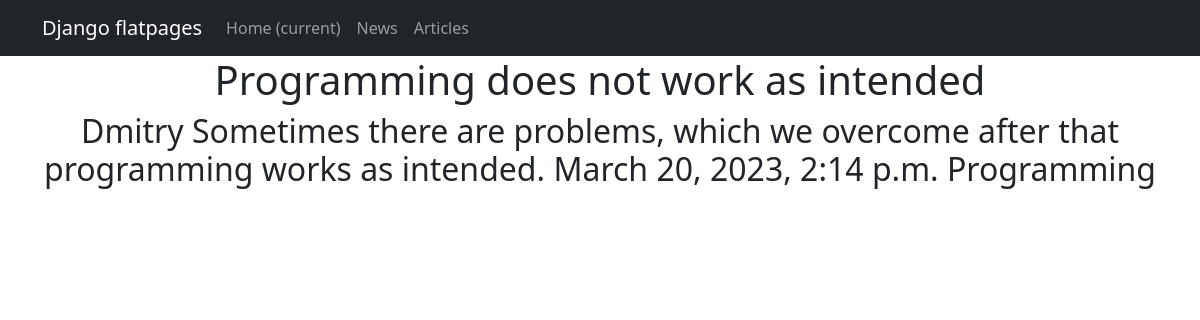
The app's page /news/5/ (signed in) with its own data.
### news/models.py (models this page shows, shortened)
class Post(models.Model):
    ARTICLE = 'AR'
    NEWS = 'NW'
    POST_CHOICES = [
        ('AR', 'Article'),
        ('NW', 'News')
    ]
    title = models.CharField(max_length=50, unique=True)
    author = models.ForeignKey(Author, on_delete=models.CASCADE)
    type_choice = models.CharField(choices=POST_CHOICES, default='News', max_length=10)
    time_created = models.DateTimeField(auto_now_add=True)
    category = models.ManyToManyField(Category, through='PostCategory')
    content = models.TextField(null=True, blank=True)
    rating = models.IntegerField(default=0)

class Author(models.Model):
    name = models.OneToOneField(User, on_delete=models.CASCADE)
    rating = models.IntegerField(default=0)
    subscribed_to_categories = models.ManyToManyField('Category', related_name='subscribers', blank=True)
    def __str__(self):
        return f"{self.name}"

class Category(models.Model):
    category_name = models.CharField(unique=True, max_length=255)
    def __str__(self):
        return f"{self.category_name}"

### news/views.py (the view)
# urls.py: path('<int:pk>/', PostsDetail.as_view(), name='post_detail'),
class PostsDetail(LoginRequiredMixin, DetailView):
    model = Post
    template_name = 'post.html'
    context_object_name = 'post'

### templates/post.html (shortened to what this page needs)
{% extends 'flatpages/default.html' %}
{% block content %}
<h1> {{ post.title }}</h1>
<h2/>{{ post.author }}
     {{ post.content }}
     {{ post.time_created }}
    {% for category in post.category.all %}
    {{ category }}
    {% endfor %}</h2>
{% endblock content %}

### records on screen
Post: title "Programming does not work as intended", author "Dmitry", content "Sometimes there are problems, which we overcome after that programming works as intended.", time_created "March 20, 2023, 2:14 p.m."
Category: category_name "Programming"
